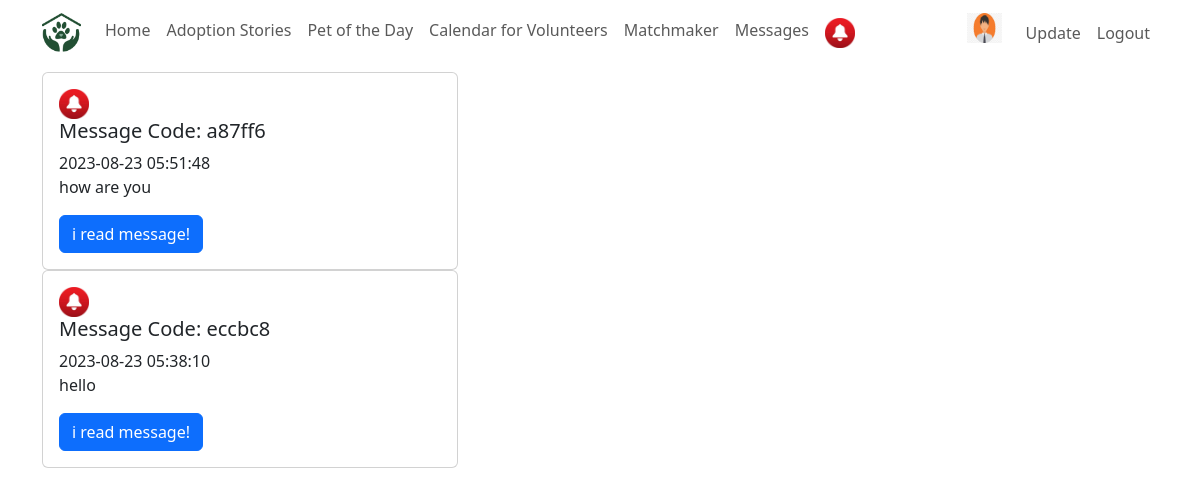
The page /messages.php (signed in) on the database its author committed.
### tables this page shows
CREATE TABLE `users` (
  `id` int(11) NOT NULL,
  `username` varchar(255) NOT NULL,
  `password` varchar(255) NOT NULL,
  `email` varchar(255) NOT NULL,
  `registration_date` date DEFAULT curdate(),
  `pictures` varchar(255) DEFAULT NULL,
  `role` enum('user','admin') DEFAULT 'user',
  `is_approved` tinyint(1) NOT NULL DEFAULT 0,
  `user_type` enum('individual','shelter','agency') DEFAULT 'individual'
);

CREATE TABLE `messages` (
  `id` int(11) NOT NULL,
  `sender_id` int(11) DEFAULT NULL,
  `receiver_id` int(11) DEFAULT NULL,
  `content` text DEFAULT NULL,
  `read_flag` enum('false','true') NOT NULL DEFAULT 'false',
  `timestamp` datetime DEFAULT current_timestamp()
);

### messages.php (the view, shortened to what this page needs)
<?php
require_once 'db_connect.php';
$sql1 = "SELECT * FROM messages where receiver_id=".$_SESSION['user']." order by id desc";
$result = mysqli_query($connection ,$sql1);
$layer="";
$layer.="<div>";
if(mysqli_num_rows($result) > 0){
    while($rows = mysqli_fetch_assoc($result)){
        $layer.="
            <div class='card' style='width: 26rem;'>
            <div class='card-body'>";
            if ($rows['read_flag'] == 'false') {
                $layer.="<img src='public/images/web_images/notification.png'  width='30' height='30'>";
            }
            $layer.="<h5 class='card-title'>Message Code: ".substr(hash('md5',$rows['id']),0,6)."</h5>
            <p class='card-text'>
            {$rows['timestamp']}
            <br>
            {$rows['content']}
            </p>";
            if ($rows['read_flag'] == 'false') {
                $layer.="<a href='messages.php?id={$rows['id']}&msg=read' class='btn btn-primary'>i read message!</a>";
            }
            else {
                $layer.="<h5 class='text-success'>message has read!</h5>";
            }
        $layer.="</div>
            </div>";
    }
}
$layer.="</div>";
?>
<!DOCTYPE html>
<html lang="en">
<head>
    <link href="https://cdn.jsdelivr.net/npm/bootstrap@5.3.1/dist/css/bootstrap.min.css" rel="stylesheet">
    <link rel="stylesheet" href="Public/components/css/main.css">
</head>
<body>
<?php
require_once "navbar.php";
?>
<div class="container">
    <br><br>
    <?=$layer ?>
    </div>
</body>
</html>

### navbar.php (shortened to what this page needs)
<?php
if (isset($_SESSION["user"])){
    $usersql = "SELECT * FROM users WHERE id = {$_SESSION["user"]}";
    $result = mysqli_query($connection, $usersql);
    $userRow = mysqli_fetch_assoc($result);
    }
?>
<nav class="navbar navbar-expand-lg navbar-light fixed-top">
    <div class="container">
    <image class="navbar-brand" src="public/images/web_images/navbar_logo.png" width="39" >
        <div class="collapse navbar-collapse" id="navbarNav">
            <ul class="navbar-nav ml-auto">
                <li class="nav-item active">
                    <a class="nav-link" href="home.php">Home</a>
                </li>
                <li class="nav-item">
                    <a class="nav-link" href="adoption_stories/adoption_stories.php">Adoption Stories</a>
                </li>
                <li class="nav-item">
                    <a class="nav-link" href="pet_of_the_day/pet_of_the_day.php">Pet of the Day</a>
                </li>
                <li class="nav-item">
                    <a class="nav-link" href="/calendar/calendar.php">Calendar for Volunteers</a>
                </li>
                <li class="nav-item">
                    <a class="nav-link" href="matchmaker/matchmaker.html">Matchmaker</a>
                </li>
                <li class="nav-item">
                    <a class="nav-link" href="messages.php">Messages</a>
                </li>
                <li class="nav-item">
                    <a class="nav-link" href="messages.php">
                        <img src="public/images/web_images/notification.png" alt="" width="30" height="30">
                    </a>
                </li>
            </ul>
            <ul class="navbar-nav ms-auto">
            <a class="nav-item me-3" href="#">
                <img src="public/images/user_images/<?= $userRow["pictures"] ?>" alt="user pic" width="35" height="30">
            </a>
                    <li class="nav-item">
                        <a class="nav-link font-weight-bold" href="user_auth/update.php?id=<?= $userRow["id"] ?>">Update</a>
                    </li>
                    <li class="nav-item">
                        <a class="nav-link font-weight-bold" href="user_auth/logout.php?logout">Logout</a>
                    </li>
                </ul>
        </div>
    </div>
</nav>
<br>

### rows shown on the page
users: pictures (picture)
messages: id "a87ff6", timestamp "2023-08-23 05:51:48", content "how are you"
messages: id "eccbc8", timestamp "2023-08-23 05:38:10", content "hello"
